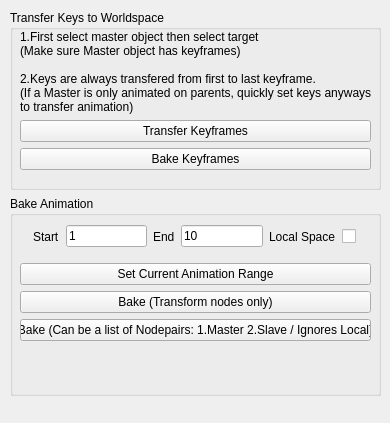
          <widget class="QWidget" name="tabAnimation">
           <attribute name="title">
            <string>Animation</string>
           </attribute>
           <widget class="QWidget" name="verticalLayoutWidget_12">
            <property name="geometry">
             <rect>
              <x>10</x>
              <y>10</y>
              <width>371</width>
              <height>404</height>
             </rect>
            </property>
            <layout class="QVBoxLayout" name="verticalLayout_12">
             <item>
              <widget class="QGroupBox" name="grpBoxKeyTransfer">
               <property name="minimumSize">
                <size>
                 <width>0</width>
                 <height>180</height>
                </size>
               </property>
               <property name="maximumSize">
                <size>
                 <width>16777215</width>
                 <height>180</height>
                </size>
               </property>
               <property name="title">
                <string>Transfer Keys to Worldspace</string>
               </property>
               <widget class="QWidget" name="verticalLayoutWidget_13">
                <property name="geometry">
                 <rect>
                  <x>10</x>
                  <y>20</y>
                  <width>351</width>
                  <height>144</height>
                 </rect>
                </property>
                <layout class="QVBoxLayout" name="verticalLayout_13">
                 <item>
                  <widget class="QLabel" name="lblTransferKeysDocumentation">
                   <property name="text">
                    <string>1.First select master object then select target 
(Make sure Master object has keyframes)

2.Keys are always transfered from first to last keyframe.
(If a Master is only animated on parents, quickly set keys anyways
to transfer animation)</string>
                   </property>
                  </widget>
                 </item>
                 <item>
                  <widget class="QPushButton" name="btnTransferKeyframes">
                   <property name="text">
                    <string>Transfer Keyframes</string>
                   </property>
                  </widget>
                 </item>
                 <item>
                  <widget class="QPushButton" name="btnBakeKeyframes">
                   <property name="text">
                    <string>Bake Keyframes</string>
                   </property>
                  </widget>
                 </item>
                 <item>
                  <spacer name="verticalSpacer_3">
                   <property name="orientation">
                    <enum>Qt::Vertical</enum>
                   </property>
                   <property name="sizeHint" stdset="0">
                    <size>
                     <width>20</width>
                     <height>40</height>
                    </size>
                   </property>
                  </spacer>
                 </item>
                </layout>
               </widget>
              </widget>
             </item>
             <item>
              <widget class="QGroupBox" name="grpBoxBakeAnimation">
               <property name="minimumSize">
                <size>
                 <width>0</width>
                 <height>200</height>
                </size>
               </property>
               <property name="maximumSize">
                <size>
                 <width>16777215</width>
                 <height>200</height>
                </size>
               </property>
               <property name="title">
                <string>Bake Animation</string>
               </property>
               <widget class="QWidget" name="verticalLayoutWidget_18">
                <property name="geometry">
                 <rect>
                  <x>10</x>
                  <y>20</y>
                  <width>351</width>
                  <height>171</height>
                 </rect>
                </property>
                <layout class="QVBoxLayout" name="verticalLayout_18">
                 <item>
                  <widget class="QWidget" name="widget_5" native="true">
                   <widget class="QWidget" name="horizontalLayoutWidget_2">
                    <property name="geometry">
                     <rect>
                      <x>-1</x>
                      <y>0</y>
                      <width>351</width>
                      <height>41</height>
                     </rect>
                    </property>
                    <layout class="QHBoxLayout" name="horizontalLayout_2">
                     <item>
                      <spacer name="horizontalSpacer_2">
                       <property name="orientation">
                        <enum>Qt::Horizontal</enum>
                       </property>
                       <property name="sizeHint" stdset="0">
                        <size>
                         <width>40</width>
                         <height>20</height>
                        </size>
                       </property>
                      </spacer>
                     </item>
                     <item>
                      <widget class="QLabel" name="lblBakeStart">
                       <property name="text">
                        <string>Start</string>
                       </property>
                      </widget>
                     </item>
                     <item>
                      <widget class="QLineEdit" name="leAnimationStart">
                       <property name="text">
                        <string>1</string>
                       </property>
                      </widget>
                     </item>
                     <item>
                      <widget class="QLabel" name="lblBakeEnd">
                       <property name="text">
                        <string>End</string>
                       </property>
                      </widget>
                     </item>
                     <item>
                      <widget class="QLineEdit" name="leAnimationEnd">
                       <property name="text">
                        <string>10</string>
                       </property>
                      </widget>
                     </item>
                     <item>
                      <widget class="QLabel" name="lblBakeLocal">
                       <property name="text">
                        <string>Local Space</string>
                       </property>
                      </widget>
                     </item>
                     <item>
                      <widget class="QCheckBox" name="chkbxLocalSpace">
                       <property name="text">
                        <string/>
                       </property>
                      </widget>
                     </item>
                     <item>
                      <spacer name="horizontalSpacer_3">
                       <property name="orientation">
                        <enum>Qt::Horizontal</enum>
                       </property>
                       <property name="sizeHint" stdset="0">
                        <size>
                         <width>40</width>
                         <height>20</height>
                        </size>
                       </property>
                      </spacer>
                     </item>
                    </layout>
                   </widget>
                  </widget>
                 </item>
                 <item>
                  <widget class="QPushButton" name="btnSetCurrentAnimRange">
                   <property name="text">
                    <string>Set Current Animation Range</string>
                   </property>
                  </widget>
                 </item>
                 <item>
                  <widget class="QPushButton" name="btnBakeTransformOnly">
                   <property name="text">
                    <string>Bake (Transform nodes only)</string>
                   </property>
                  </widget>
                 </item>
                 <item>
                  <widget class="QPushButton" name="btnBake">
                   <property name="text">
                    <string>Bake (Can be a list of Nodepairs: 1.Master 2.Slave / Ignores Local)</string>
                   </property>
                  </widget>
                 </item>
                 <item>
                  <widget class="QWidget" name="widget_6" native="true"/>
                 </item>
                </layout>
               </widget>
              </widget>
             </item>
             <item>
              <widget class="QWidget" name="widget_2" native="true"/>
             </item>
            </layout>
           </widget>
          </widget>
